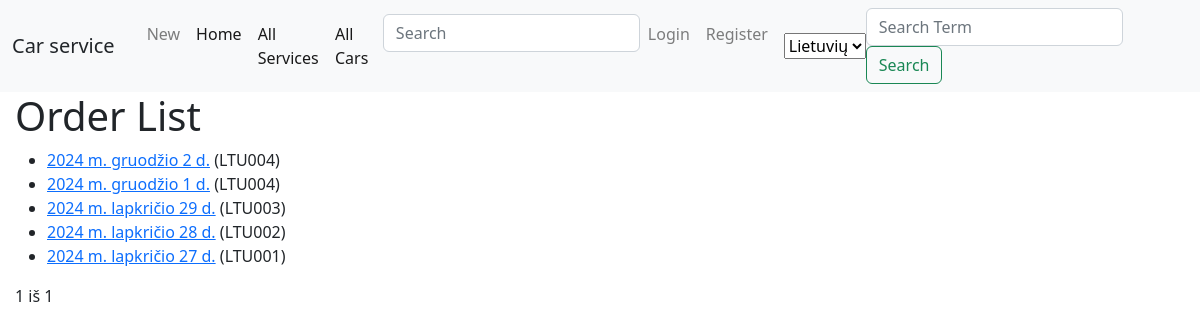
/car_service/orders/, run on the app's committed database.
### car_service/models.py (models this page shows, shortened)
class Order(models.Model):
    id = models.UUIDField(primary_key=True, default=uuid.uuid4, help_text=_('Unique ID Car Order'), null=False)
    date = models.DateField(_('Will be accessible'), null=True)
    car_id = models.ForeignKey('Car', on_delete=models.CASCADE, null=True, verbose_name=_('Car'))
    client = models.ForeignKey(User, on_delete=models.SET_NULL, null=True, blank=True, verbose_name=_('Client'))
    LOAN_STATUS = (
        ('p', _('Processing')),
        ('d', _('Delivered')),
        ('t', _('Ready To Deliver')),
        ('r', _('Reserved')),
    )
    status = models.CharField(
        _('Status'),
        max_length=1,
        choices=LOAN_STATUS,
        blank=True,
        default='p',
        help_text=_('Order Status'),
    )
    def car_brand(self):
        return self.car_id.car_model_id.brand
    car_brand.short_description = _('Car Brand')
    def car_model(self):
        return self.car_id.car_model_id.model
    car_model.short_description = _('Car Model')
    class Meta:
        verbose_name = _("Order")
        verbose_name_plural = _("Orders")

class Car(models.Model):
    license_plate = models.CharField(
        _('License Plate'),
        max_length=6,
        help_text=_('Enter the license plate of a car (example: XXX000)'),
        null=False,
    )
    car_model_id = models.ForeignKey('CarModel', on_delete=models.CASCADE, null=True, verbose_name=_('Car Model'))
    vin_code = models.CharField(
        _('VIN Code'),
        max_length=17,
        help_text=_('Enter the VIN code (example: 4Y1SL65848Z411439)'),
        null=False,
    )
    client = models.CharField(_('Client'), max_length=100, null=False)
    description = HTMLField(_('Description'))
    picture = models.ImageField(_('Picture'), upload_to='pictures', null=True, blank=True)
    class Meta:
        verbose_name = _("Car")
        verbose_name_plural = _("Cars")
    def __str__(self):
        return f"{self.license_plate}"

### car_service/views.py (the view)
# urls.py: path('orders/', views.OrderListView.as_view(), name='orders'),
class OrderListView(generic.ListView):
    model = Order
    template_name = 'order_list.html'
    context_object_name = 'order_list'
    paginate_by = 5
    def get_queryset(self):
        return Order.objects.all().order_by('-date')

### car_service/templates/order_list.html (shortened to what this page needs)
{% extends "base.html" %}
{% block content %}
<h1>Order List</h1>
{% if order_list %}
<ul>
    {% for order in order_list %}
    <li>
        <a href="{% url 'order-detail' order.id %}">{{ order.date }}</a> ({{order.car_id}})
    </li>
    {% endfor %}
</ul>
{% else %}
<p>No cars in dealership.</p>
{% endif %}
<div class="pagination">
    <span class="step-links">
        <span class="current">
            {{ page_obj.number }} iš {{ page_obj.paginator.num_pages }}
        </span>
    </span>
</div>
{% endblock %}

### data on the page
Order: date "2024 m. gruodžio 2 d.", car_id "LTU004"
Order: date "2024 m. gruodžio 1 d.", car_id "LTU004"
Order: date "2024 m. lapkričio 29 d.", car_id "LTU003"
Order: date "2024 m. lapkričio 28 d.", car_id "LTU002"
Order: date "2024 m. lapkričio 27 d.", car_id "LTU001"

### other printed values
{{ page_obj.number }} "1"
{{ page_obj.paginator.num_pages }} "1"
form field language "Lietuvių"
